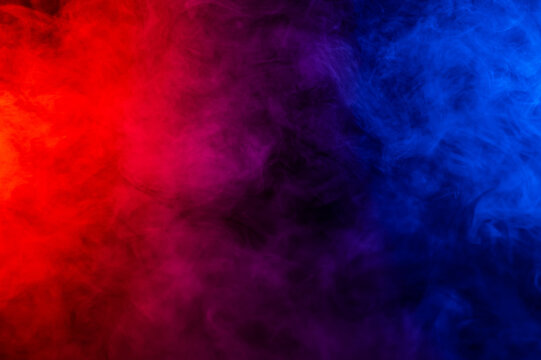
#> input picture photo editor/test2.jpg, 541 x 360 px
$ python test.py
#> lines starting #> are read from the running program, lines starting #| are printed output that depends on the picture; after the words box and inside, x2 and y2 are one past the last pixel; in counts of white or black regions, pixels touching at a corner belong together
import cv2
import numpy as np

# Read the image
image_path = input("Enter the image file path: ")
#> the answer given: test2.jpg
image = cv2.imread(image_path)
#> image is the input picture: shape (360, 541, 3); mean B, G, R 65.8, 9.7, 83.7

# Convert the image from BGR to HSV color space
hsv = cv2.cvtColor(image, cv2.COLOR_BGR2HSV)
#> hsv: shape (360, 541, 3); mean H, S, V 114.4, 253.1, 131.4

# Define the lower and upper bounds of the color range in HSV
# Example: defining a range for blue color
hue_min = 90
saturation_min = 50
value_min = 50
hue_max = 130
saturation_max = 255
value_max = 255

red1_min = np.array([159, 50, 70])
red1_max = np.array([179, 255, 255])

# Red2
red2_min = np.array([0, 50, 70])
red2_max = np.array([9, 255, 255])


# Create a mask to isolate pixels within the specified color range
lower_color = np.array([hue_min, saturation_min, value_min])
upper_color = np.array([hue_max, saturation_max, value_max])
mask = cv2.inRange(hsv, red2_min, red2_max) + cv2.inRange(hsv, red1_min, red1_max)
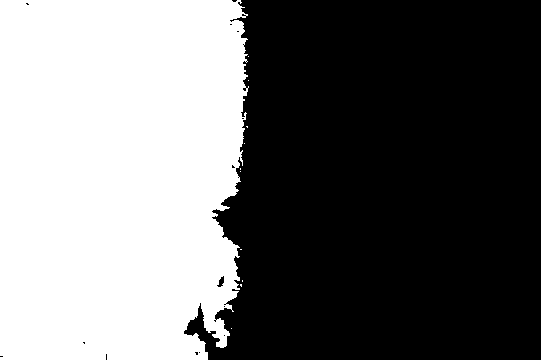
#> mask: shape (360, 541); 43.2% white; 11 white regions (10 under 20 px), largest, box (x1, y1, x2, y2) and area: (0, 0, 249, 360) 84141

# Find the coordinates of the pixels with the specified color
coordinates = np.argwhere(mask == 255)
#> coordinates = 84160 pairs, first value 0 to 359, second value 0 to 248

# Print the coordinates (optional)
# print("Coordinates of pixels with the specified color:")
# for coord in coordinates:
#     print(coord)

# Visualize the mask
cv2.imshow('Mask', mask)

# Optionally, draw circles on the original image at the coordinates of pixels with the specified color
for coord in coordinates:
    cv2.circle(image, tuple(coord[::-1]), 3, (0, 255, 0), -1)  # Draw a green circle
#> this loop made 84160 passes
#> coord on passes 1 to 3: [0, 0], [0, 1], [0, 2]
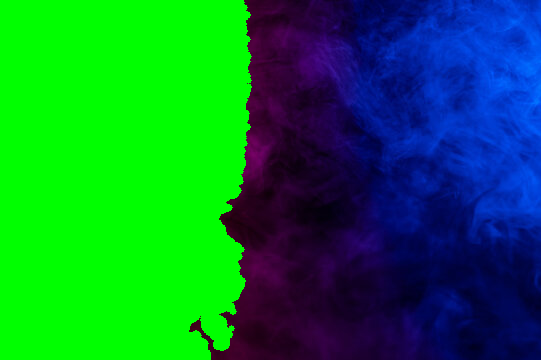
#> image: shape (360, 541, 3); mean B, G, R 56.3, 122, 9.4

# Display the image with marked pixels
cv2.imshow('Image with Marked Pixels', image)
cv2.waitKey(0)
cv2.destroyAllWindows()

$ run again, on photo editor/test7.jpg
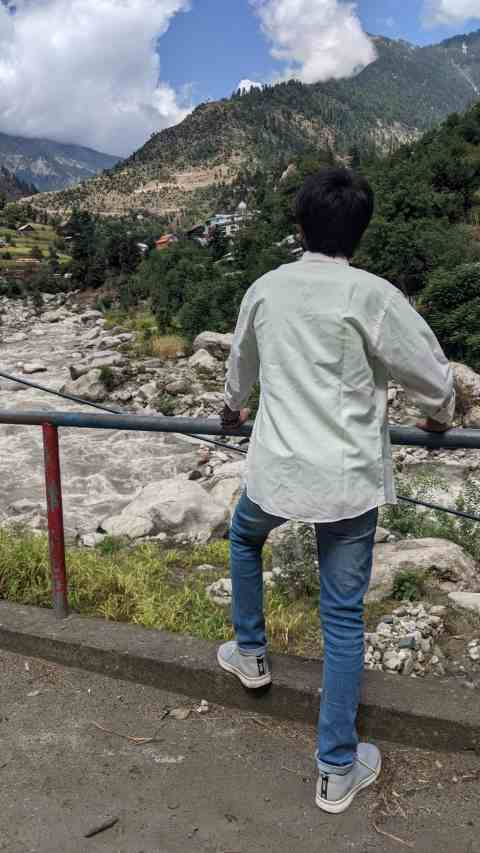
#> input picture photo editor/test7.jpg, 480 x 853 px
#> image is the input picture: shape (853, 480, 3); mean B, G, R 110.5, 114.4, 112.8
#> hsv: shape (853, 480, 3); mean H, S, V 51.1, 52.7, 123.1
#> `mask = cv2.inRange(hsv, red2_min, red2_max) + cv2.inRange(hsv, red1_mi..`:
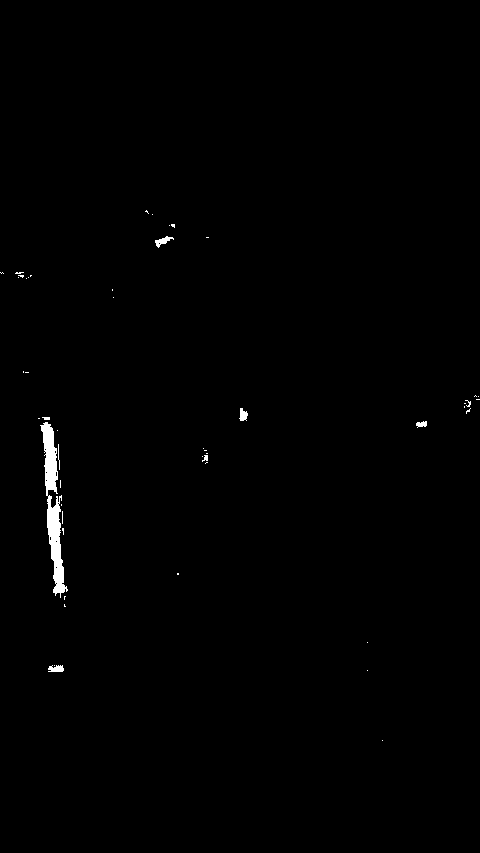
#> mask: shape (853, 480); 0.58% white; 49 white regions (41 under 20 px), largest, box (x1, y1, x2, y2) and area: (40, 422, 68, 598) 1815, (155, 236, 174, 248) 95, (48, 665, 64, 672) 88
#> coordinates = 2371 pairs, first value 210 to 740, second value 0 to 479
#> the loop `for coord in coordinates:` made 2371 passes
#> coord on passes 1 to 3: [210, 146], [211, 145], [211, 146]
#> after the loop `for coord in coordinates:`:
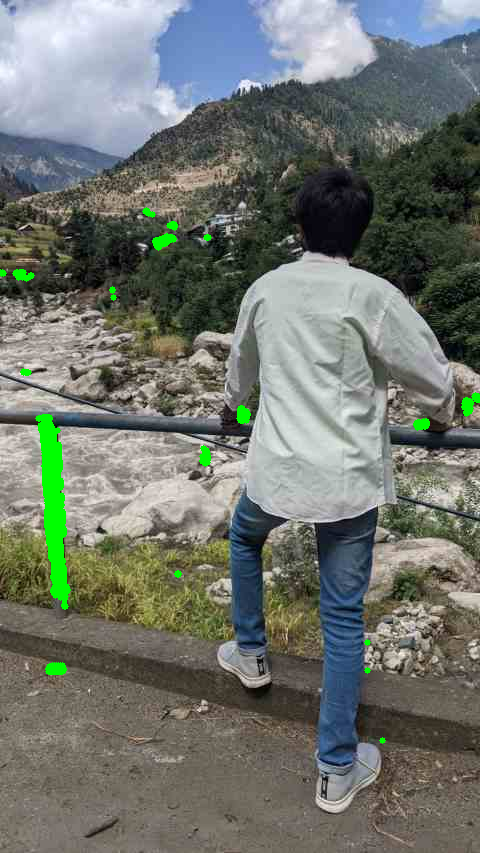
#> image: shape (853, 480, 3); 1.36% of pixels changed, all inside (x1, y1, x2, y2) = (0, 207, 480, 744)

$ run again, on photo editor/test3.webp
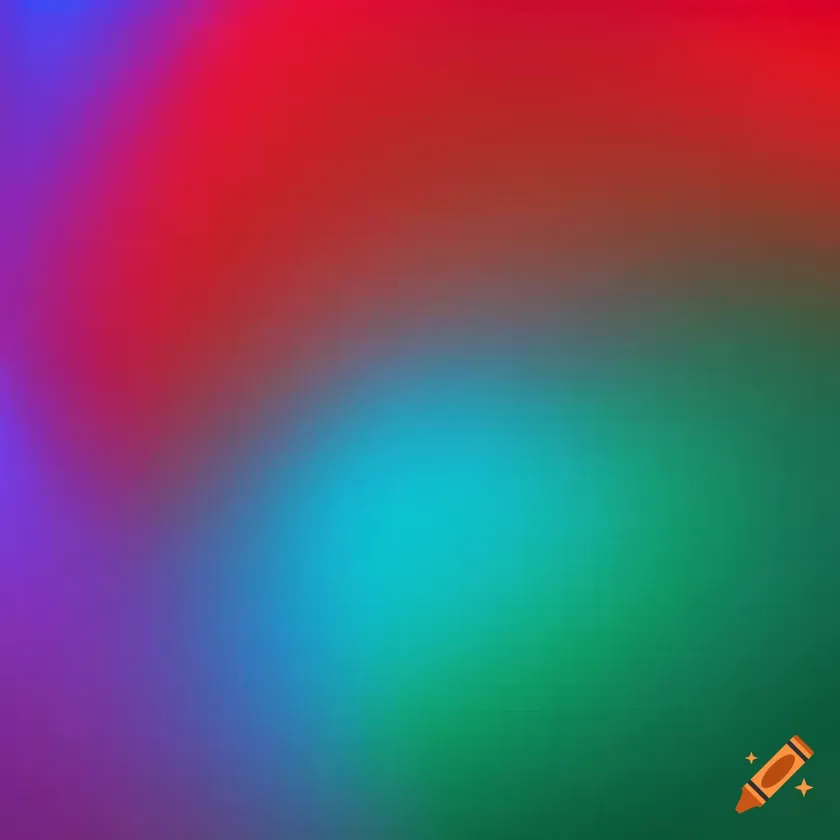
#> input picture photo editor/test3.webp, 840 x 840 px, shrunk from 1024 x 1024 before the run
#> image is the input picture: shape (840, 840, 3); mean B, G, R 108.2, 86.1, 101.5
#> hsv: shape (840, 840, 3); mean H, S, V 107.6, 188.3, 160.8
#> `mask = cv2.inRange(hsv, red2_min, red2_max) + cv2.inRange(hsv, red1_mi..`:
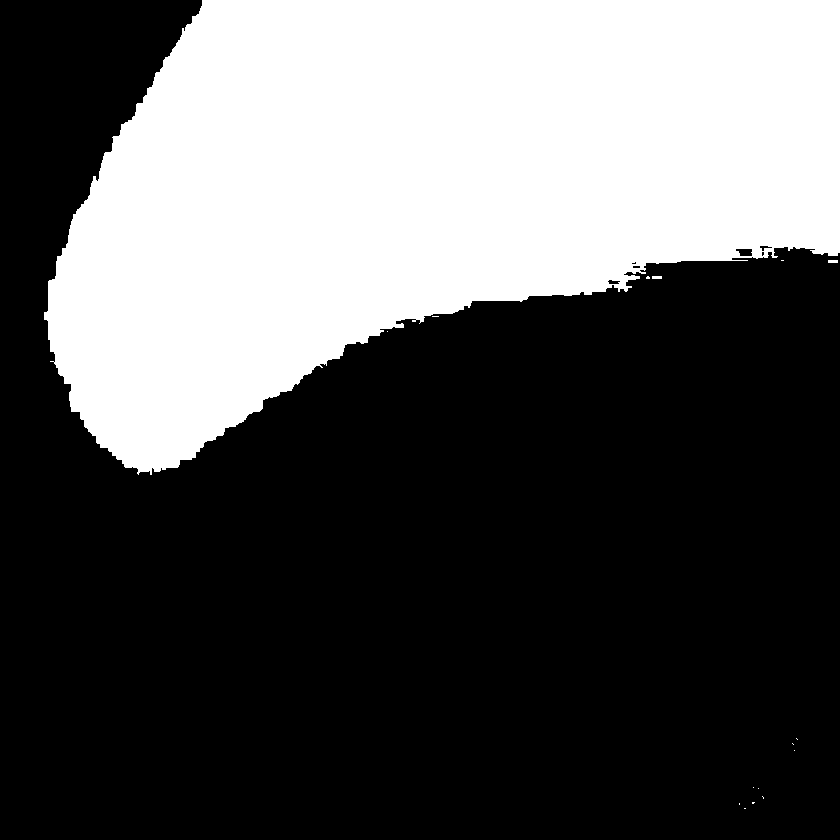
#> mask: shape (840, 840); 35% white; 16 white regions (13 under 20 px), largest, box (x1, y1, x2, y2) and area: (44, 0, 840, 475) 247062, (828, 260, 838, 263) 30, (652, 276, 662, 279) 30
#> coordinates = 247162 pairs, first value 0 to 808, second value 44 to 839
#> the loop `for coord in coordinates:` made 247162 passes
#> coord on passes 1 to 3: [0, 202], [0, 203], [0, 204]
#> after the loop `for coord in coordinates:`:
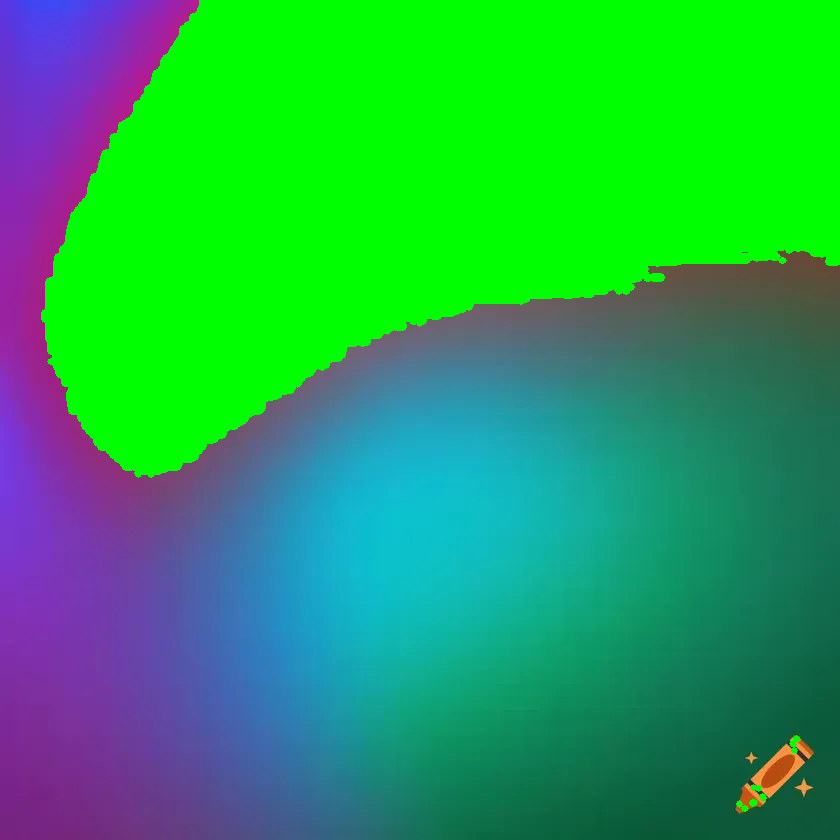
#> image: shape (840, 840, 3); mean B, G, R 86.9, 162.5, 37.5

$ run again, on photo editor/test6.png
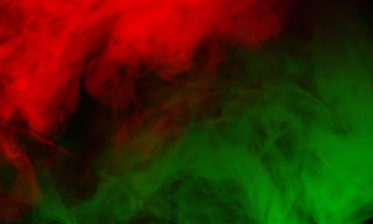
#> input picture photo editor/test6.png, 373 x 224 px
#> image is the input picture: shape (224, 373, 3); mean B, G, R 1.9, 38.4, 58.1
#> hsv: shape (224, 373, 3); mean H, S, V 32.3, 245.8, 86.1
#> `mask = cv2.inRange(hsv, red2_min, red2_max) + cv2.inRange(hsv, red1_mi..`:
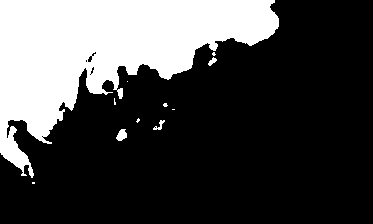
#> mask: shape (224, 373); 27.5% white; 11 white regions (7 under 20 px), largest, box (x1, y1, x2, y2) and area: (0, 0, 279, 178) 22779, (116, 129, 127, 141) 91, (153, 120, 165, 130) 48, (208, 57, 217, 66) 41
#> coordinates = 23016 pairs, first value 0 to 183, second value 0 to 278
#> the loop `for coord in coordinates:` made 23016 passes
#> coord on passes 1 to 3: [0, 0], [0, 1], [0, 2]
#> after the loop `for coord in coordinates:`:
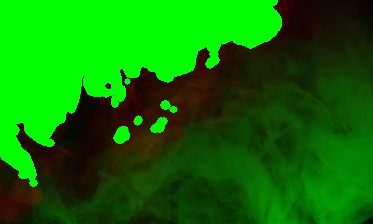
#> image: shape (224, 373, 3); mean B, G, R 1.4, 116.1, 14
